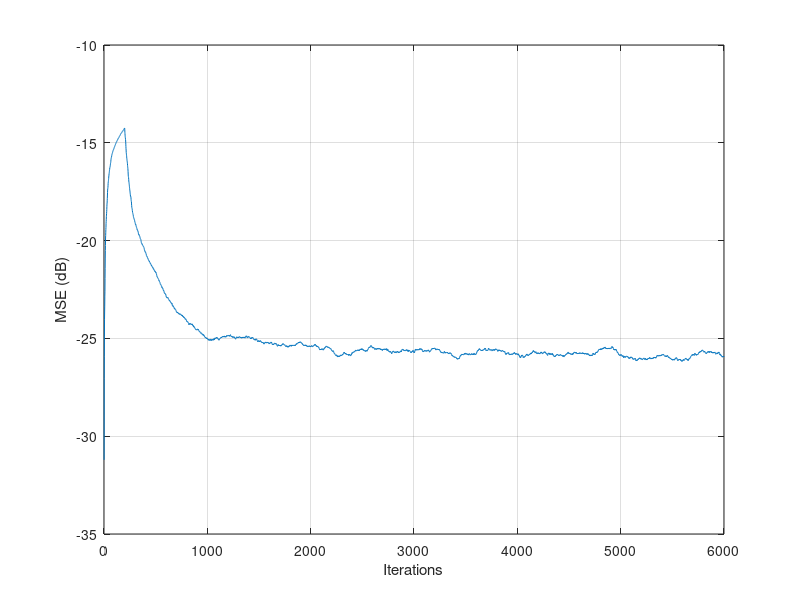

The MATLAB script that drew this image:
clc;
clear all;

%% Defining the number of independent trials

no_of_independent_trials = 10;

%% Ergodic Process

for itr=1:no_of_independent_trials
    
    %% Displaying the number of independent trials
    
    clc;
    disp(['Independent Trial No: ',num2str(itr)])

    %% Defining Input (Due to Large Number of inputs, this code will take a very long time to Run!! Please be patient)

    no_of_inputs = 6e3;

    % random signal uniformly distributed in the range [−0.5, 0.5]

    input=rand(1,no_of_inputs) - 0.5;
    
    %% input buffer and FLN order

    %length of input buffer
    
    N=15;

    %FLN order
    
    fln_order =2;
    
    % input buffer with initial condition
    
    x_buffer=zeros(1,N);
    
    %length of inputs after trigonometric functional expansion
    
    M = (2*fln_order+1)*N + 1;
    
    % FLN_weights
    
    fln_weights=zeros(1,M);
    
    %mu value
    
    mu=0.01;
    
    %setting a 30 dB noise floor
    
    noise = awgn(input,30)-input;

    % FLN Begins!!!
    
    for i=1:length(input)
    
    % tap value generation with each input
    
        x_buffer=[input(i) x_buffer(1:end-1)];

    %% system output with noise (See the initial comments of this code)
    
        q = 1.5 * input(i) - 0.3*input(i)^2 ;
        if q>0
            rho = 4;
        else
            rho=0.5;
        end
        
        desired_output(i) = 2 * ((1/(1+exp(-rho*q)))-0.5) + noise(i);    
        
    %% Generation of Functional Expansion Block (FEB)
    
        FEB=[];
        for k =1:fln_order
            FEB=[FEB, sin(pi*k*x_buffer), cos(pi*k*x_buffer)];
        end
        
        % Final Contents of FEB

        fln_input= [1,x_buffer,FEB];
    
    %% FLN output
    
        fln_output= fln_weights * fln_input';
    
        %finding the error
    
        error(i)= desired_output(i) - fln_output;
    
        %FLN weight-update rule
    
        fln_weights=fln_weights + 2 * mu * error(i) * fln_input;
    end

    err(itr,:)=error.^2;

end

%% Smoothing operation using a moving average filter of length 200 (As reported in our Paper)

disp(['Please Wait! Smoothing Operation is Going On...'])

length_of_smoothing_filter = 200;

% Coefficients of Smoothing Filter

smoothing_filter_coeff = (1/length_of_smoothing_filter)*ones(1,length_of_smoothing_filter);

for i=1:itr
    err_smooth(i,:) = filter(smoothing_filter_coeff,1,err(i,:));
end

%% Ploting the Learning Curve (You can verify the shape from Fig. 4(a) of our paper!) 

figure;
plot(10*log10(mean(err_smooth))); xlabel('Iterations');ylabel('MSE (dB)'); grid on;

%% Average MSE Value over the last 1000 iterations (As reported in our paper)

fln_mse=10*log10(mean(mean(err(end-1000:end))));
fprintf('Average MSE Value over the last 1000 iterations is %f', fln_mse);

%%%%%%%%%%%%%%%%%%%%%%%%%%%%%%%%%%%%%%%%%%%%%%%%% Thats it! %%%%%%%%%%%%%%%%%%%%%%%%%%%%%%%%%%%%%%%%%%%%%%%%%